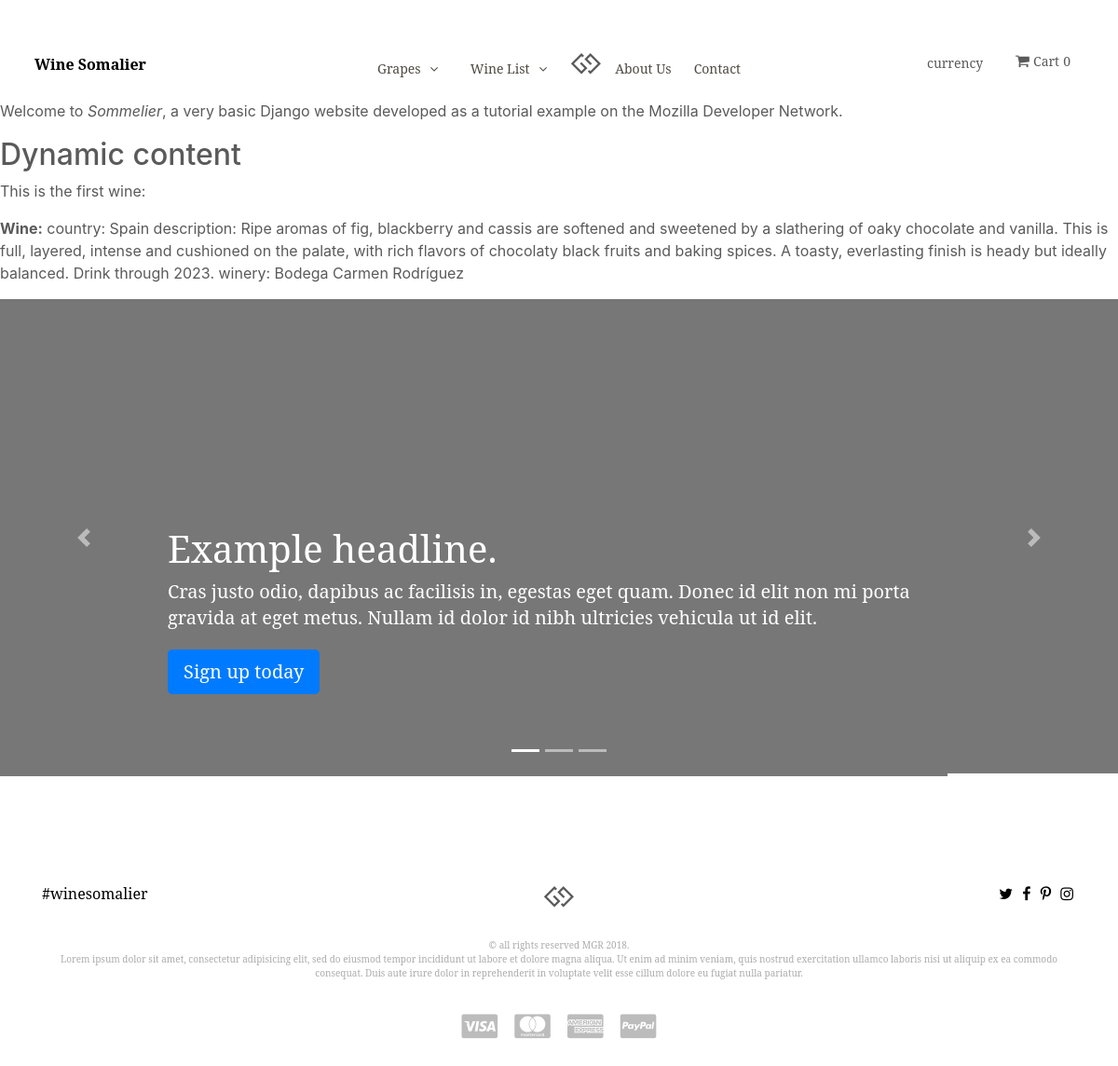
Screenshot of /wineList/ with the database file from the repository.
### wineList/models.py (models this page shows, shortened)
class Wine(models.Model):
    id = models.PositiveIntegerField(primary_key=True)
    country = models.CharField(max_length=200)
    description = models.TextField(max_length=1000, help_text='Enter a brief description')
    designation = models.CharField(max_length=200)
    points = models.CharField(max_length=20)
    price = models.CharField(max_length=30)
    province =models.CharField(max_length=200)
    region = models.CharField(max_length=200)
    subregion = models.CharField(max_length=200)
    variety = models.CharField(max_length=200)
    winery = models.CharField(max_length=200)

### wineList/views.py (the view)
# urls.py: path('', index, name='index'),
def index(request):
    fW = Wine.objects.get(id=1)
    country = fW.country
    description = fW.description
    winery = fW.winery
    return render(request, 'index.html', context = {'country': country, 'description': description, 'winery': winery},)

### wineList/templates/index.html (shortened to what this page needs)
{% extends "base.html" %}
{% load staticfiles %}
    {% block content %}
        <p>Welcome to <em>Sommelier</em>, a very basic Django website developed as a tutorial example on the Mozilla Developer Network.</p>
        <h2>Dynamic content</h2>
        <p>This is the first wine:</p>
        <p><strong>Wine:</strong> country: {{ country }} description: {{ description }} winery: {{ winery }}</p>
        <div id="myCarousel" class="carousel slide" data-ride="carousel">
          <ol class="carousel-indicators">
            <li data-target="#myCarousel" data-slide-to="0" class="active"></li>
            <li data-target="#myCarousel" data-slide-to="1"></li>
            <li data-target="#myCarousel" data-slide-to="2"></li>
          </ol>
          <div class="carousel-inner">
            <div class="carousel-item active">
              <img class="first-slide" alt="First slide">
              <div class="container">
                <div class="carousel-caption text-left">
                  <h1>Example headline.</h1>
                  <p>Cras justo odio, dapibus ac facilisis in, egestas eget quam. Donec id elit non mi porta gravida at eget metus. Nullam id dolor id nibh ultricies vehicula ut id elit.</p>
                  <p><a class="btn btn-lg btn-primary" href="#" role="button">Sign up today</a></p>
                </div>
              </div>
            </div>
          </div>
          <a class="carousel-control-prev" href="#myCarousel" role="button" data-slide="prev">
            <span class="carousel-control-prev-icon" aria-hidden="true"></span>
          </a>
          <a class="carousel-control-next" href="#myCarousel" role="button" data-slide="next">
            <span class="carousel-control-next-icon" aria-hidden="true"></span>
          </a>
        </div>
    </body>
</html>
{% endblock %}

### templates/base.html (shortened to what this page needs)
{% load staticfiles %}
<!DOCTYPE html>
<html>
  <head>
    <link rel="stylesheet" href="https://cdnjs.cloudflare.com/ajax/libs/font-awesome/4.7.0/css/font-awesome.min.css">
    <link rel="stylesheet" href='{% static "css/bootstrap.min.css" %}'/>
    <link rel="stylesheet" href="https://cdnjs.cloudflare.com/ajax/libs/animate.css/3.5.2/animate.min.css">
    <link rel="stylesheet" href='{% static "css/carousel.css" %}'/>
    <link rel="stylesheet" href='{% static "css/blueberry.css" %}'/>
    <link rel="stylesheet" href='{% static "css/style.css" %}'/>
  </head>
  <body>
    <div class="container">
      <header class="row">
        <div class="col-lg-2"id="logo">
          <h4>Wine Somalier</h4>
        </div>
        <nav class="col-lg-8 text-center navClass">
          <ul id="nav">
            <li><a href="#">Grapes<i class="fa fa-angle-down"></i></a>
            </li>
            <li><a href="#">Wine List<i class="fa fa-angle-down"></i></a>
            </li>
            <i class="fa fa-gg" id="navlogo"></i>
            <li><a href="#">About Us</a></li>
            <li><a href="#">Contact</a></li>
          </ul>
        </nav>
        <div class="col-lg-1" id="currency">
          <h6>currency</h6>
        </div>
        <div class="col-lg-1" id="cart">
          <i class="fa fa-shopping-cart" id="cart-img"></i>
          <span class="mini-cart-label">Cart</span>
          <span class="mini-cart-count">0</span>
        </div>
      </header>
    </div>
    {% block content %}
    {% endblock %}
    <footer class="container">
          <div class="row" id="footer-top">
            <div class="col-lg-3" id="hashtag"><a href="#">#winesomalier</a></div>
            <div class="col-lg-6" id="footer-logo"><i class="fa fa-gg" id="navlogo"></i></div>
            <div class="col-lg-3">
              <ul id="social">
                <li><a href="#"><i class="fa fa-twitter"></i></a></li>
                <li><a href="#"><i class="fa fa-facebook-f"></i></a></li>
                <li><a href="#"><i class="fa fa-pinterest-p"></i></a></li>
                <li><a href="#"><i class="fa fa-instagram"></i></a></li>
              </ul>
            </div>
          </div>
          <div class="row">
            <div class="col-lg-12" id="copy">
              <p> &copy all rights reserved MGR 2018.<br>
                Lorem ipsum dolor sit amet, consectetur adipisicing elit, sed do eiusmod tempor incididunt ut labore et dolore magna aliqua.
                Ut enim ad minim veniam, quis nostrud exercitation ullamco laboris nisi ut aliquip ex ea commodo consequat.
                Duis aute irure dolor in reprehenderit in voluptate velit esse cillum dolore eu fugiat nulla pariatur.
              </p>
            </div>
          </div>
          <div class="row">
            <div class="col-lg-12">
              <ul id="pay-mode">
                <li><i class="fa fa-cc-visa"></i></li>
                <li><i class="fa fa-cc-mastercard"></i></li>
                <li><i class="fa fa-cc-amex"></i></li>
                <li><i class="fa fa-cc-paypal"></i></li>
              </ul>
            </div>
          </div>
        </footer>
  </body>
</html>

### templates/snippet/carouselJquery.html (shortened to what this page needs)
{% load staticfiles %}

### static/css/carousel.css (style rules this page uses)
body { padding-top: 3rem; padding-bottom: 3rem; color: #5a5a5a; }
.carousel { margin-bottom: 4rem; }
.carousel-caption { bottom: 3rem; z-index: 10; }
.carousel-item { height: 32rem; background-color: #777; }
.carousel-item > img { position: absolute; top: 0; left: 0; min-width: 100%; height: 32rem; }
@media (min-width: 40em) { .carousel-caption p { margin-bottom: 1.25rem; font-size: 1.25rem; line-height: 1.4; } }

### static/css/style.css (style rules this page uses)
* { padding: 0; margin: 0; }
.container { font-family: 'Noto Serif', serif; }
header { padding-top: 5px; }
#logo { padding: 7px; }
#logo h4 { font-size: 16px; font-weight: bold; color: black; }
#nav { list-style-type: none; }
#nav li { display: inline; padding: 10px; }
#nav li a { text-decoration: none; color: #4f4b42; font-size: 14px; }
#nav li a i { padding: 10px; }
#navlogo { font-size: 30px; }
#currency h6 { font-size: 14px; margin-top: 10%; }
#cart span { font-size: 14px; }
#footer-top { padding-top: 50px; }
#hashtag a { text-decoration: none; color: black; }
#footer-logo { text-align: center; }
#social { list-style-type: none; text-align: right; }
#social li { display: inline; padding: 3px; }
#social li a { text-decoration: none; color: black; }
#copy { text-align: center; padding-top: 20px; font-size: 10px; opacity: 0.5; }
#pay-mode { list-style-type: none; text-align: center; padding: 10px; }
#pay-mode li { display: inline; padding: 7px; font-size: 30px; opacity: 0.4; }

### rows the page displays
Wine: country "Spain", description "Ripe aromas of fig, blackberry and cassis are softened and sweetened by a slathering of oaky chocolate and vanilla. This is full, layered, intense and cushioned on the palate, with rich flavors of chocolaty black fruits and baking spices. A toasty, everlasting finish is heady but ideally balanced. Drink through 2023.", winery "Bodega Carmen Rodríguez"
